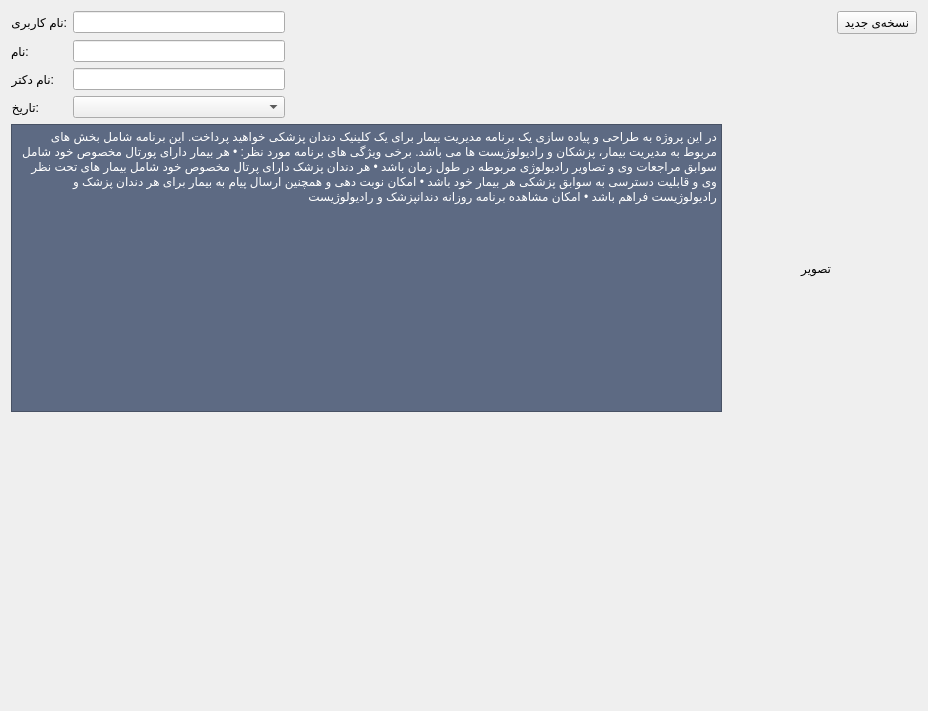
          <widget class="QWidget" name="scrollAreaWidgetContents">
           <property name="geometry">
            <rect>
             <x>0</x>
             <y>0</y>
             <width>928</width>
             <height>711</height>
            </rect>
           </property>
           <layout class="QVBoxLayout" name="verticalLayout_6">
            <item>
             <layout class="QGridLayout" name="gridLayout">
              <item row="5" column="3">
               <spacer name="verticalSpacer_4">
                <property name="orientation">
                 <enum>Qt::Vertical</enum>
                </property>
                <property name="sizeHint" stdset="0">
                 <size>
                  <width>20</width>
                  <height>40</height>
                 </size>
                </property>
               </spacer>
              </item>
              <item row="5" column="7">
               <spacer name="verticalSpacer_8">
                <property name="orientation">
                 <enum>Qt::Vertical</enum>
                </property>
                <property name="sizeHint" stdset="0">
                 <size>
                  <width>20</width>
                  <height>40</height>
                 </size>
                </property>
               </spacer>
              </item>
              <item row="3" column="0">
               <widget class="QLabel" name="label_6">
                <property name="sizePolicy">
                 <sizepolicy hsizetype="Fixed" vsizetype="Preferred">
                  <horstretch>0</horstretch>
                  <verstretch>0</verstretch>
                 </sizepolicy>
                </property>
                <property name="text">
                 <string>:تاریخ</string>
                </property>
               </widget>
              </item>
              <item row="2" column="1" colspan="2">
               <widget class="QLineEdit" name="doc_lineEdit">
                <property name="sizePolicy">
                 <sizepolicy hsizetype="Minimum" vsizetype="Fixed">
                  <horstretch>0</horstretch>
                  <verstretch>0</verstretch>
                 </sizepolicy>
                </property>
               </widget>
              </item>
              <item row="5" column="2">
               <spacer name="verticalSpacer_2">
                <property name="orientation">
                 <enum>Qt::Vertical</enum>
                </property>
                <property name="sizeHint" stdset="0">
                 <size>
                  <width>20</width>
                  <height>40</height>
                 </size>
                </property>
               </spacer>
              </item>
              <item row="5" column="0">
               <spacer name="verticalSpacer_3">
                <property name="orientation">
                 <enum>Qt::Vertical</enum>
                </property>
                <property name="sizeHint" stdset="0">
                 <size>
                  <width>20</width>
                  <height>40</height>
                 </size>
                </property>
               </spacer>
              </item>
              <item row="5" column="1">
               <spacer name="verticalSpacer">
                <property name="orientation">
                 <enum>Qt::Vertical</enum>
                </property>
                <property name="sizeHint" stdset="0">
                 <size>
                  <width>20</width>
                  <height>40</height>
                 </size>
                </property>
               </spacer>
              </item>
              <item row="1" column="1" colspan="2">
               <widget class="QLineEdit" name="name_lineEdit">
                <property name="sizePolicy">
                 <sizepolicy hsizetype="Minimum" vsizetype="Fixed">
                  <horstretch>0</horstretch>
                  <verstretch>0</verstretch>
                 </sizepolicy>
                </property>
               </widget>
              </item>
              <item row="3" column="1" colspan="2">
               <widget class="QComboBox" name="date_comboBox">
                <property name="sizePolicy">
                 <sizepolicy hsizetype="Preferred" vsizetype="Fixed">
                  <horstretch>0</horstretch>
                  <verstretch>0</verstretch>
                 </sizepolicy>
                </property>
               </widget>
              </item>
              <item row="2" column="0">
               <widget class="QLabel" name="label_5">
                <property name="sizePolicy">
                 <sizepolicy hsizetype="Fixed" vsizetype="Preferred">
                  <horstretch>0</horstretch>
                  <verstretch>0</verstretch>
                 </sizepolicy>
                </property>
                <property name="text">
                 <string>:نام دکتر</string>
                </property>
               </widget>
              </item>
              <item row="5" column="5">
               <spacer name="verticalSpacer_6">
                <property name="orientation">
                 <enum>Qt::Vertical</enum>
                </property>
                <property name="sizeHint" stdset="0">
                 <size>
                  <width>20</width>
                  <height>40</height>
                 </size>
                </property>
               </spacer>
              </item>
              <item row="5" column="6">
               <spacer name="verticalSpacer_7">
                <property name="orientation">
                 <enum>Qt::Vertical</enum>
                </property>
                <property name="sizeHint" stdset="0">
                 <size>
                  <width>20</width>
                  <height>40</height>
                 </size>
                </property>
               </spacer>
              </item>
              <item row="5" column="4">
               <spacer name="verticalSpacer_5">
                <property name="orientation">
                 <enum>Qt::Vertical</enum>
                </property>
                <property name="sizeHint" stdset="0">
                 <size>
                  <width>20</width>
                  <height>40</height>
                 </size>
                </property>
               </spacer>
              </item>
              <item row="1" column="0">
               <widget class="QLabel" name="label_7">
                <property name="sizePolicy">
                 <sizepolicy hsizetype="Fixed" vsizetype="Preferred">
                  <horstretch>0</horstretch>
                  <verstretch>0</verstretch>
                 </sizepolicy>
                </property>
                <property name="text">
                 <string>:نام‌</string>
                </property>
                <property name="alignment">
                 <set>Qt::AlignRight|Qt::AlignTrailing|Qt::AlignVCenter</set>
                </property>
               </widget>
              </item>
              <item row="0" column="0">
               <widget class="QLabel" name="label">
                <property name="sizePolicy">
                 <sizepolicy hsizetype="Fixed" vsizetype="Preferred">
                  <horstretch>0</horstretch>
                  <verstretch>0</verstretch>
                 </sizepolicy>
                </property>
                <property name="text">
                 <string>:نام‌ کاربری</string>
                </property>
               </widget>
              </item>
              <item row="0" column="1" colspan="2">
               <widget class="QLineEdit" name="username_lineEdit">
                <property name="sizePolicy">
                 <sizepolicy hsizetype="Minimum" vsizetype="Fixed">
                  <horstretch>0</horstretch>
                  <verstretch>0</verstretch>
                 </sizepolicy>
                </property>
               </widget>
              </item>
              <item row="0" column="8">
               <widget class="QPushButton" name="new_Button">
                <property name="sizePolicy">
                 <sizepolicy hsizetype="Fixed" vsizetype="Fixed">
                  <horstretch>0</horstretch>
                  <verstretch>0</verstretch>
                 </sizepolicy>
                </property>
                <property name="text">
                 <string>نسخه‌ی جدید</string>
                </property>
               </widget>
              </item>
              <item row="4" column="0" colspan="7">
               <widget class="QTextEdit" name="pres_textEdit">
                <property name="styleSheet">
                 <string notr="true">background-color: rgb(93, 106, 131);</string>
                </property>
                <property name="html">
                 <string>&lt;!DOCTYPE HTML PUBLIC &quot;-//W3C//DTD HTML 4.0//EN&quot; &quot;http://www.w3.org/TR/REC-html40/strict.dtd&quot;&gt;
&lt;html&gt;&lt;head&gt;&lt;meta name=&quot;qrichtext&quot; content=&quot;1&quot; /&gt;&lt;style type=&quot;text/css&quot;&gt;
p, li { white-space: pre-wrap; }
&lt;/style&gt;&lt;/head&gt;&lt;body style=&quot; font-family:'MS Shell Dlg 2'; font-size:7.8pt; font-weight:400; font-style:normal;&quot;&gt;
&lt;p dir='rtl' style=&quot; margin-top:0px; margin-bottom:0px; margin-left:0px; margin-right:0px; -qt-block-indent:0; text-indent:0px;&quot;&gt;&lt;span style=&quot; font-family:'B Titr','B Titr','B Titr','B Titr','B Titr','B Titr'; font-size:9pt; color:#ffffff;&quot;&gt;در این پروژه به طراحی و پیاده سازی یک برنامه مدیریت بیمار برای یک کلینیک دندان پزشکی خواهید پرداخت. این برنامه شامل بخش های مربوط به مدیریت بیمار، پزشکان و رادیولوژیست ها می باشد. برخی ویژگی های برنامه مورد نظر: • هر بیمار دارای پورتال مخصوص خود شامل سوابق مراجعات وی و تصاویر رادیولوژی مربوطه در طول زمان باشد • هر دندان پزشک دارای پرتال مخصوص خود شامل بیمار های تحت نظر وی و قابلیت دسترسی به سوابق پزشکی هر بیمار خود باشد • امکان نوبت دهی و همچنین ارسال پیام به بیمار برای هر دندان پزشک و رادیولوژیست فراهم باشد • امکان مشاهده برنامه روزانه دندانپزشک و رادیولوژیست&lt;/span&gt;&lt;/p&gt;&lt;/body&gt;&lt;/html&gt;</string>
                </property>
               </widget>
              </item>
              <item row="4" column="7">
               <widget class="QLabel" name="img_graphicsView">
                <property name="text">
                 <string>تصویر</string>
                </property>
               </widget>
              </item>
             </layout>
            </item>
           </layout>
          </widget>
